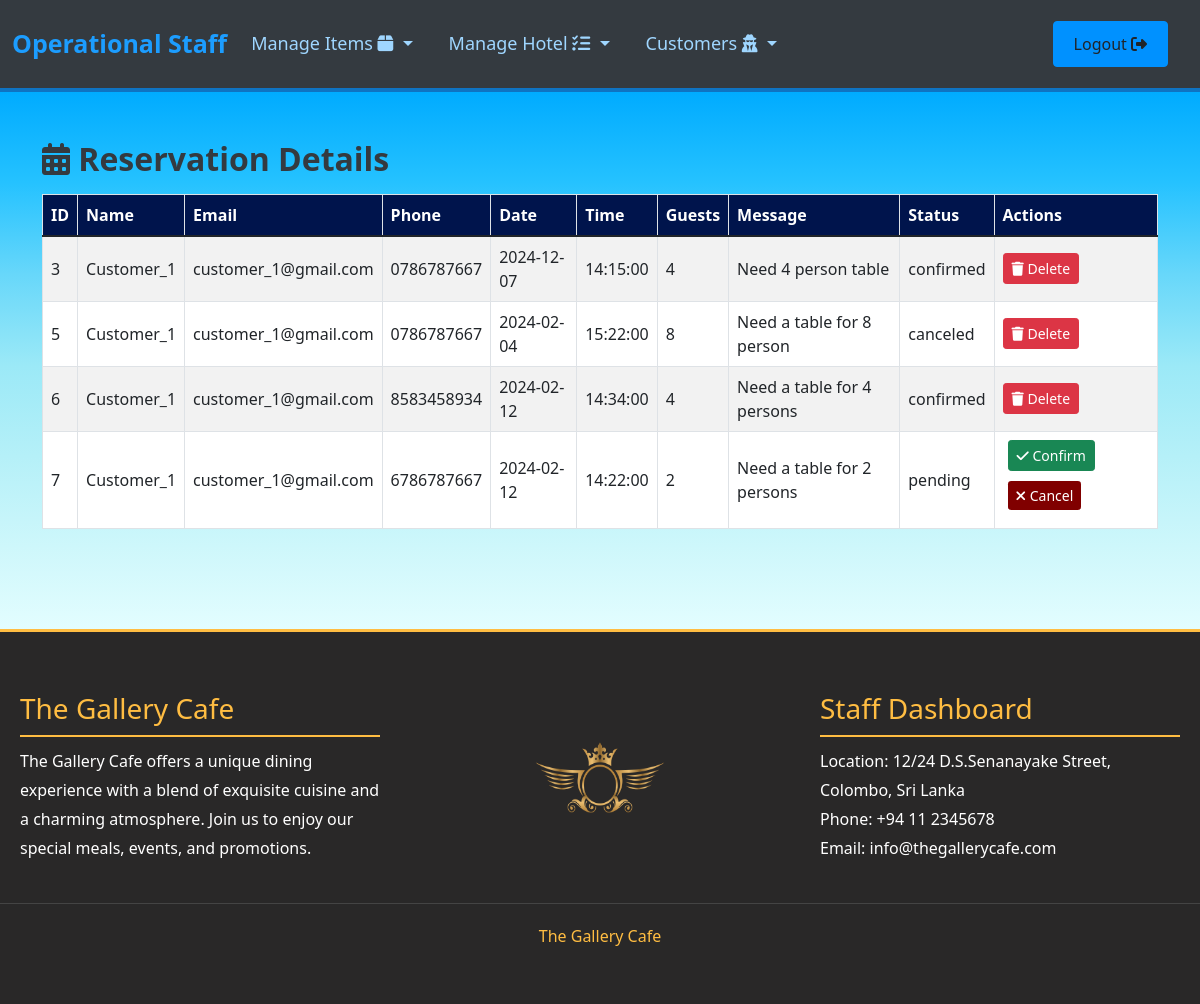
Screenshot of /the_gallery_cafe/operational_staff/get_reservation.php (signed in) with the database file from the repository.
### tables this page shows
CREATE TABLE `reservations` (
  `id` int(11) NOT NULL,
  `user_id` int(11) DEFAULT NULL,
  `name` varchar(100) NOT NULL,
  `email` varchar(100) NOT NULL,
  `phone` varchar(20) NOT NULL,
  `date` date NOT NULL,
  `time` time NOT NULL,
  `guests` int(11) NOT NULL,
  `message` text DEFAULT NULL,
  `status` enum('pending','confirmed','canceled') DEFAULT 'pending',
  `created_at` timestamp NOT NULL DEFAULT current_timestamp()
);

### the_gallery_cafe/operational_staff/get_reservation.php (the view, shortened to what this page needs)
<?php include('partials/header_s.php'); ?>
<div class="container mt-5">
    <h2><i class="fas fa-calendar-alt"></i> Reservation Details</h2>
    <table class="table table-bordered mt-3">
        <thead>
            <tr>
                <th>ID</th>
                <th>Name</th>
                <th>Email</th>
                <th>Phone</th>
                <th>Date</th>
                <th>Time</th>
                <th>Guests</th>
                <th>Message</th>
                <th>Status</th>
                <th>Actions</th>
            </tr>
        </thead>
        <tbody>
            <?php
            $sql = "SELECT * FROM reservations";
            $result = $conn->query($sql);
            if ($result->num_rows > 0) {
                while($row = $result->fetch_assoc()) {
                    echo "<tr>";
                    echo "<td>" . $row["id"] . "</td>";
                    echo "<td>" . $row["name"] . "</td>";
                    echo "<td>" . $row["email"] . "</td>";
                    echo "<td>" . $row["phone"] . "</td>";
                    echo "<td>" . $row["date"] . "</td>";
                    echo "<td>" . $row["time"] . "</td>";
                    echo "<td>" . $row["guests"] . "</td>";
                    echo "<td>" . $row["message"] . "</td>";
                    echo "<td>" . $row["status"] . "</td>";
                    echo "<td>";
                    if ($row["status"] == "pending") {
                        echo "<a href='confirm_reservation.php?id=" . $row["id"] . "' class='btn btn-success btn-sm'><i class='fas fa-check'></i> Confirm</a>";
                        echo "<a href='cancel_reservation.php?id=" . $row["id"] . "' class='btn btn-primary btn-sm'><i class='fas fa-times'></i> Cancel</a>";
                    } else {
                        echo "<form action='delete_reservation.php' method='POST' style='display:inline-block'>
                                <input type='hidden' name='id' value='" . $row['id'] . "'>
                                <button type='submit' class='btn btn-danger btn-sm'><i class='fas fa-trash'></i> Delete</button>
                              </form>";
                    }
                    echo "</td>";
                    echo "</tr>";
                }
            } else {
                echo "<tr><td colspan='10'>No reservations found</td></tr>";
            }
            ?>
        </tbody>
    </table>
</div>
<?php include('partials/footer_s.php'); ?>

### the_gallery_cafe/operational_staff/partials/header_s.php (style rules this page uses)
body { animation: fadeIn 0.7s ease-in-out; }
.btn { margin-left: auto; margin-right: 20px; }

### the_gallery_cafe/operational_staff/get_reservation.php (style rules this page uses)
body { background-image: linear-gradient(to bottom, #0091ff, #00abff, #25c2ff, #67d7fa, #9be9f7, #b5f0f8, #cef7fb, #e5feff, #edfeff, #f5fdff, #fcfeff, #ffffff); background-size: cover; font-family: 'Segoe UI', Tahoma, Geneva, Verdana, sans-serif; }
.container { margin-bottom: 100px; }
.container h2 { font-size: 2rem; color: #343a40; font-weight: bold; }
.table { margin-bottom: 0; background-color: #fff; }
.table th, .table td { vertical-align: middle; }
.table thead th { background-color: #00144C; color: #ffffff; }
.table tbody tr:nth-child(odd) { background-color: #f2f2f2; }
.btn-success, .btn-primary { margin: 0 5px 10px; }
.btn-primary { background-color: maroon; border: none; }

### rows the page displays
reservations: id "3", name "Customer_1", email "customer_1@gmail.com", phone "0786787667", date "2024-12-07", time "14:15:00", guests "4", message "Need 4 person table", status "confirmed"
reservations: id "5", name "Customer_1", email "customer_1@gmail.com", phone "0786787667", date "2024-02-04", time "15:22:00", guests "8", message "Need a table for 8 person", status "canceled"
reservations: id "6", name "Customer_1", email "customer_1@gmail.com", phone "8583458934", date "2024-02-12", time "14:34:00", guests "4", message "Need a table for 4 persons", status "confirmed"
reservations: id "7", name "Customer_1", email "customer_1@gmail.com", phone "6786787667", date "2024-02-12", time "14:22:00", guests "2", message "Need a table for 2 persons", status "pending"
